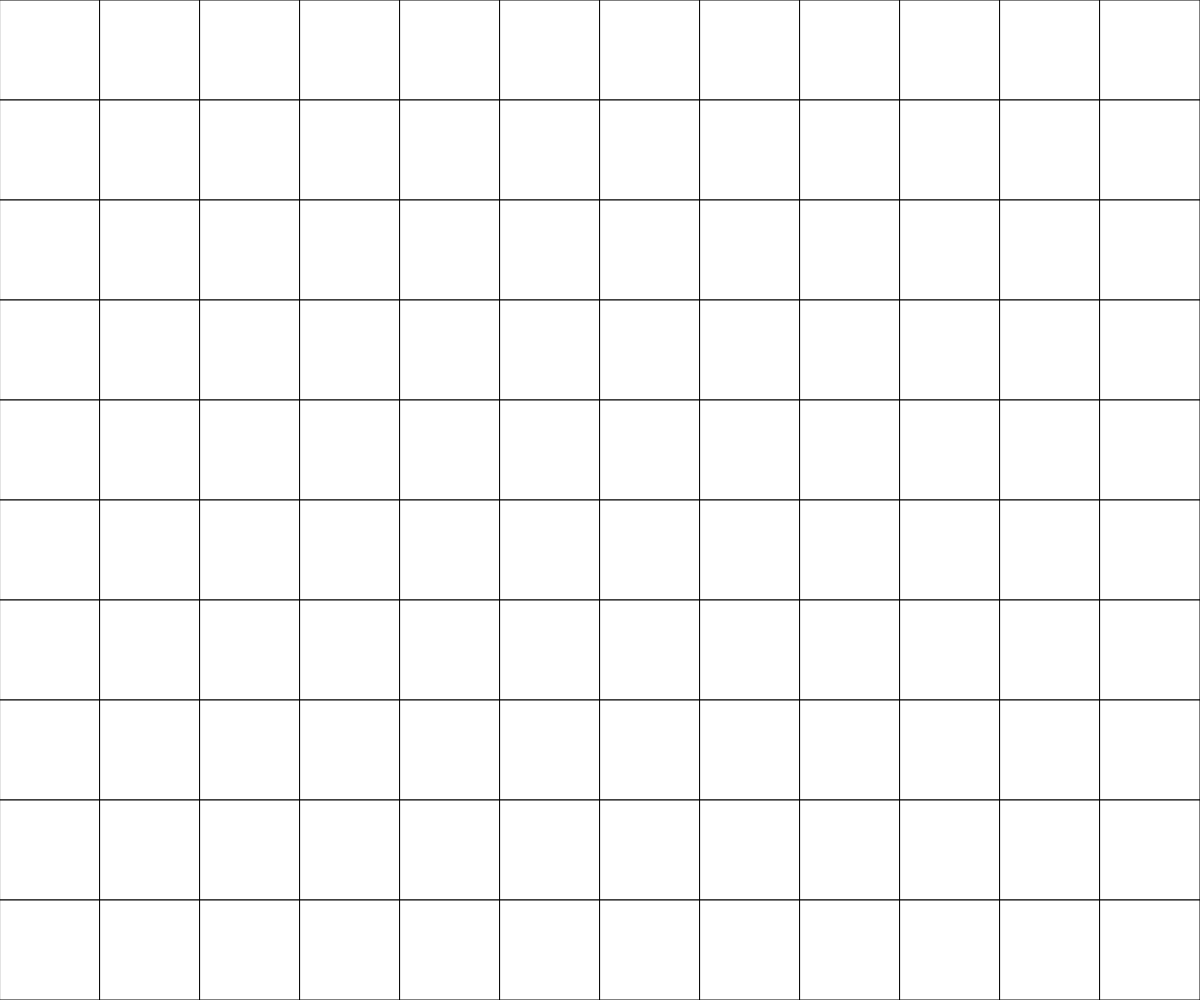
Frame 1 (no input)
Frame 2 (the mouse pressed at the canvas centre, redrawn once): identical to frame 1, image omitted

The p5.js sketch that drew this single still picture (run headless with seeded random() and noise() and a simulated clock; the mouse was pressed at the canvas centre and the sketch redrawn once):

// p5.js sketch
// ── sketch.js
// https://www.youtube.com/watch?v=E1B4UoSQMFw

const GRID_SIZE = 100;
let NUM_COLS;
let NUM_ROWS;

function setup() {
  createCanvas(windowWidth, windowHeight);
  NUM_COLS = ceil(width / GRID_SIZE);
  NUM_ROWS = ceil(height / GRID_SIZE);

  noLoop();
}

function draw() {
  background(250, 50, 150);

  for (let yi = 0; yi < NUM_ROWS; yi++) {
    const y = yi * GRID_SIZE;
    for (let xi = 0; xi < NUM_COLS; xi++) {
      const x = xi * GRID_SIZE;
      rect(x, y, GRID_SIZE);
    }
  }
}
